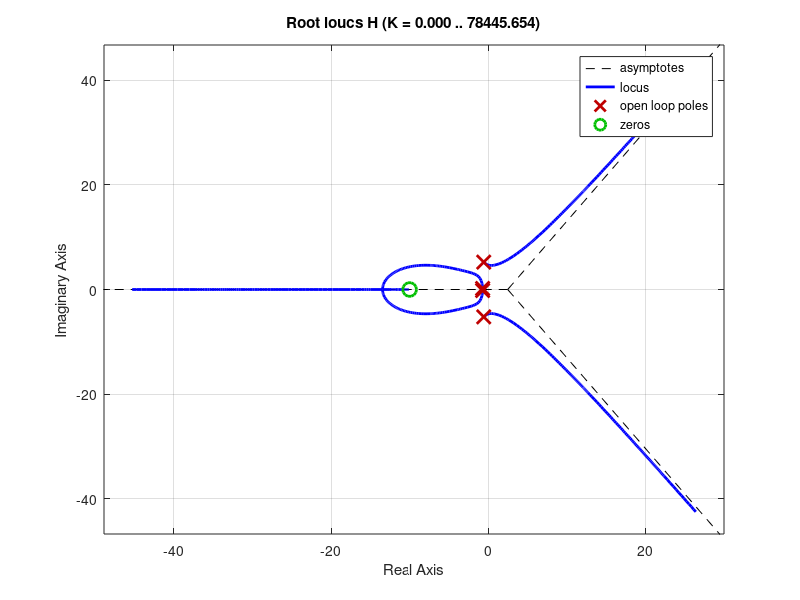

Write MATLAB code to recreate this figure. (Note: this script raises an error after producing the figure.)
clear all; clc; close all;
%% Parameters
wn = 3.8918;
zeta = 0.0044;
KI = 6;
Kd = 6;
Kp = 0.6;
Km = 0.0642;
tau = 0.4;
% PID transfer function
H = tf([Km*wn^2*Kp, Km*wn^2*KI],...
    [tau,...
    2*tau*wn*zeta + 1,...
    Kd*Km*wn^2 + tau*wn^2 + 2*wn*zeta,...
    wn^2 + Km*Kp*wn^2, KI*Km*wn^2]);

%% Root Locus Plots
rlocus(H)
%% Experimental vs Theoretical Models
% Rise time, percent overshoot, and settling time for experimental data
[tr_i, Mp_i, ts_i] = analyze_step('InitialController', 1e-2);

% 3rd Order Simulated Model
t_sim_3 = 0:0.01:28.825;
theta_sim_3 = 0.5*step(H, t_sim_3);
% 2nd Order Simulated Model
[t_sim_2, theta_sim_2] = extractData('2ndOrder');
% Experimental Data
[t_exp, theta_exp] = extractData('InitialController');

% Plotting 3rd Order simulation and Experimental
figure(1), clf, hold on, grid on;
set(gca, 'DefaultLineLineWidth', 2)
plot(t_exp, theta_exp)
plot(t_sim_3, theta_sim_3, '--')
xlabel('Time (s)', 'FontSize',13, 'Interpreter','latex')
ylabel('Pendulum Angle (rad)', 'FontSize',13, 'Interpreter','latex')
legend({'Experimental Data', 'Third-Order Simulated Data'}, ...
    'Location','southeast', 'FontSize',12, 'Interpreter','latex')
saveas(figure(1), 'ExpVsThird.eps', 'epsc')

% Plotting 2rd Order simulation and Experimental
figure(2), clf, hold on, grid on;
set(gca, 'DefaultLineLineWidth', 2)
plot(t_exp, theta_exp)
plot(t_sim_2, theta_sim_2, '--')
xlabel('Time (s)', 'FontSize',13, 'Interpreter','latex')
ylabel('Pendulum Angle (rad)', 'FontSize',13, 'Interpreter','latex')
legend({'Experimental Data', 'Second-Order Simulated Data'}, ...
    'Location','southeast', 'FontSize',12, 'Interpreter','latex')
saveas(figure(2), 'ExpVsSecond.eps', 'epsc')

%% Integral Windup
[t_Int_1, theta_Int_1] = extractData('IntegralWindup1'); % Integral value before/without windup
[t_Int_2, theta_Int_2] = extractData('IntegralWindup2'); % Integral value after windup

% Plotting the value of the integral term before/without windup
figure(3), clf, hold on, grid on;
set(gca, 'DefaultLineLineWidth', 2)
plot(t_Int_1, theta_Int_1)
xlabel('Time (s)', 'FontSize',13, 'Interpreter','latex')
ylabel('Integral Value', 'FontSize',13, 'Interpreter','latex')
saveas(figure(3), 'IntValueWO.eps', 'epsc')

% Plotting the value of the integral term during/after windup
figure(4), clf, hold on, grid on;
set(gca, 'DefaultLineLineWidth', 2)
plot(t_Int_2, theta_Int_2)
xlabel('Time (s)', 'FontSize',13, 'Interpreter','latex')
ylabel('Integral Value', 'FontSize',13, 'Interpreter','latex')
saveas(figure(4), 'IntValueW.eps', 'epsc')

%% Closed-loop bandwidths

% Theoretical Bode Plot
[mag, phase, wout] = bode(H);
figure(5), clf, hold on, grid on;
h = bodeplot(H, {0.1, 3});
setoptions(h, 'PhaseVisible', 'off', 'Grid', 'on')
% plot(wout, 20*log10(mag(:)), 'LineWidth',2)
% set(gca, 'XScale', 'log')
% xlabel('Frequency (rad/s)', 'Interpreter','latex')
% ylabel('Magnitude (dB)', 'Interpreter','latex')
% xlim([0.1 3])
% Several frequency responses
[t_0p1, amp1_0p1, amp2_0p1] = extractData2('CLB0.1'); % Second amplitude is output
[t_wb, amp1_wb, amp2_wb] = extractData2('CLB0.543');
[t_1p55, amp1_1p55, amp2_1p55] = extractData2('CLB1.55');
[t_3, amp1_3, amp2_3] = extractData2('CLB3');

T = {t_0p1(1:85639), t_wb, t_1p55, t_3};
Amp1 = {amp1_0p1(1:85639), amp1_wb, amp1_1p55, amp1_3};
Amp2 = {amp2_0p1(1:85639), amp2_wb, amp2_1p55, amp2_3};
fields = {'e1', 'e2', 'e3', 'e4'};

for i=1:numel(fields)
    t = T{i};
    amp1 = Amp1{i};
    amp2 = Amp2{i};
    figure(i), clf, hold on, grid on;
    set(gca, 'DefaultLineLineWidth', 2)
    plot(t, amp1)
    plot(t, amp2)
    xlabel('Time (s)', 'FontSize',13, 'Interpreter','latex')
    ylabel('Amplitude', 'FontSize',13, 'Interpreter','latex')
    legend({'Input', 'Output'}, ...
        'Location','best', 'FontSize',12, 'Interpreter','latex')
    saveas(figure(i), append('freq', int2str(i), '.eps'), 'epsc')
end